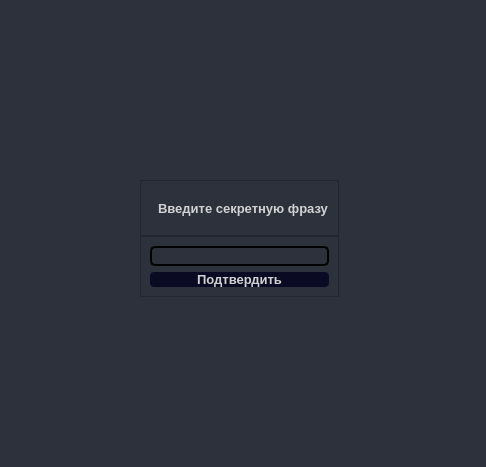
<?xml version="1.0" encoding="UTF-8"?>
<ui version="4.0">
 <class>DialogSecret</class>
 <widget class="QDialog" name="DialogSecret">
  <property name="geometry">
   <rect>
    <x>0</x>
    <y>0</y>
    <width>486</width>
    <height>467</height>
   </rect>
  </property>
  <property name="windowTitle">
   <string>Dialog</string>
  </property>
  <property name="styleSheet">
   <string notr="true">background: transparent;
color: rgb(210, 210, 210); background-color: rgb(44, 49, 60);</string>
  </property>
  <layout class="QGridLayout" name="gridLayout">
   <property name="leftMargin">
    <number>0</number>
   </property>
   <property name="topMargin">
    <number>0</number>
   </property>
   <property name="rightMargin">
    <number>0</number>
   </property>
   <property name="bottomMargin">
    <number>0</number>
   </property>
   <property name="spacing">
    <number>0</number>
   </property>
   <item row="0" column="0">
    <widget class="QWidget" name="widget" native="true">
     <widget class="QWidget" name="verticalLayoutWidget">
      <property name="geometry">
       <rect>
        <x>140</x>
        <y>180</y>
        <width>199</width>
        <height>117</height>
       </rect>
      </property>
      <layout class="QVBoxLayout" name="verticalLayout">
       <property name="spacing">
        <number>0</number>
       </property>
       <item>
        <widget class="QFrame" name="frame">
         <property name="frameShape">
          <enum>QFrame::StyledPanel</enum>
         </property>
         <property name="frameShadow">
          <enum>QFrame::Raised</enum>
         </property>
         <layout class="QHBoxLayout" name="horizontalLayout">
          <item>
           <widget class="QLabel" name="label">
            <property name="font">
             <font>
              <pointsize>10</pointsize>
              <bold>true</bold>
             </font>
            </property>
            <property name="styleSheet">
             <string notr="true">background: transparent;
margin-left: 5px;</string>
            </property>
            <property name="text">
             <string>Введите секретную фразу</string>
            </property>
           </widget>
          </item>
         </layout>
        </widget>
       </item>
       <item>
        <widget class="QFrame" name="frame_2">
         <property name="frameShape">
          <enum>QFrame::StyledPanel</enum>
         </property>
         <property name="frameShadow">
          <enum>QFrame::Raised</enum>
         </property>
         <layout class="QVBoxLayout" name="verticalLayout_2">
          <item>
           <widget class="QLineEdit" name="line_secret">
            <property name="styleSheet">
             <string notr="true">QLineEdit {
   border: 2px solid rgb(0, 0, 0);
   border-radius: 5px;
    padding: 0 8px;
    font: 10px;
	height:15px
    selection-background-color: darkgray;
}

QLineEdit:focus {
    border: 2px solid rgb(0, 0, 0); /* Цвет границы при фокусе */
    outline: none; /* Отключает стандартное выделение браузера, если применимо */
}</string>
            </property>
           </widget>
          </item>
          <item>
           <widget class="QPushButton" name="btn_enter_secret">
            <property name="font">
             <font>
              <pointsize>10</pointsize>
              <bold>true</bold>
             </font>
            </property>
            <property name="styleSheet">
             <string notr="true">QPushButton {
    background-color: rgb(10, 10, 35);
    border: none;
    border-radius: 4px; /* Здесь вы можете настроить радиус закругления */
}
QPushButton:hover {
    background-color: rgb(15, 15, 50);
}
QPushButton:pressed {
    background-color: rgb(5, 5, 20);
}
</string>
            </property>
            <property name="text">
             <string>Подтвердить</string>
            </property>
           </widget>
          </item>
         </layout>
        </widget>
       </item>
      </layout>
     </widget>
    </widget>
   </item>
  </layout>
 </widget>
 <resources/>
 <connections/>
</ui>
